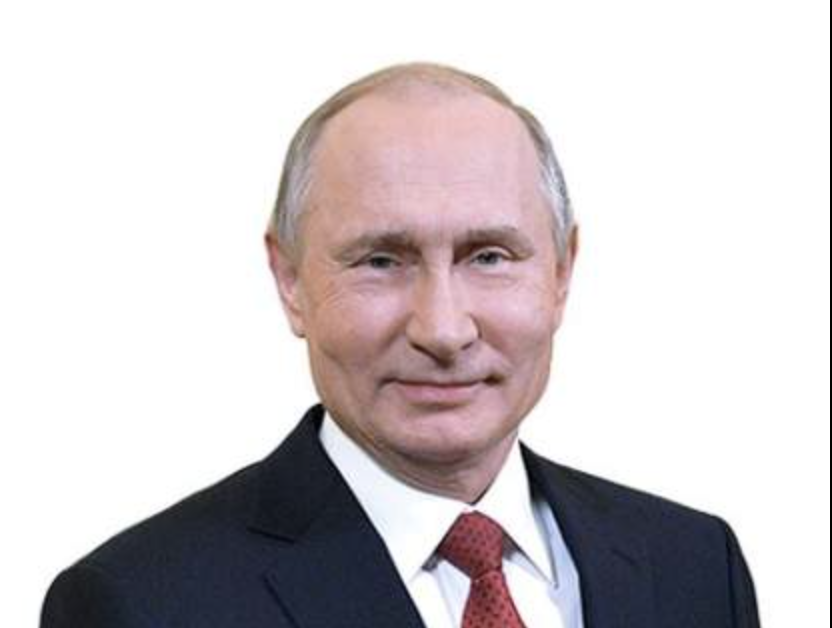
#> input picture resources/source.png, 832 x 628 px
$ python -i effects.py   (imports and definitions only)
#> lines starting #> are read from the running program, lines starting #| are printed output that depends on the picture; after the words box and inside, x2 and y2 are one past the last pixel; in counts of white or black regions, pixels touching at a corner belong together
#> further down, picture is the input picture: shape (628, 832, 3); mean B, G, R 203.4, 201.3, 207.8
import cv2 as cv
import numpy as np
from typing import Tuple, Optional


class EffectType:
    NONE = 'none'
    SHARPEN = 'sharpen'
    CARTOON = 'cartoon'
    VIGNETTE = 'vignette'
    PIXELATE = 'pixelate'
    EDGE_DETECTION = 'edge_detection'
    HUE_SHIFT = 'hue_shift'


# [72 lines left out: functions apply_filter, apply_vignette, apply_pixelate, not called in this run]


def apply_edge_detection(frame: np.ndarray, intensity: float = 1.0) -> np.ndarray:
#> called with intensity = 1
    gray = cv.cvtColor(frame, cv.COLOR_BGR2GRAY)
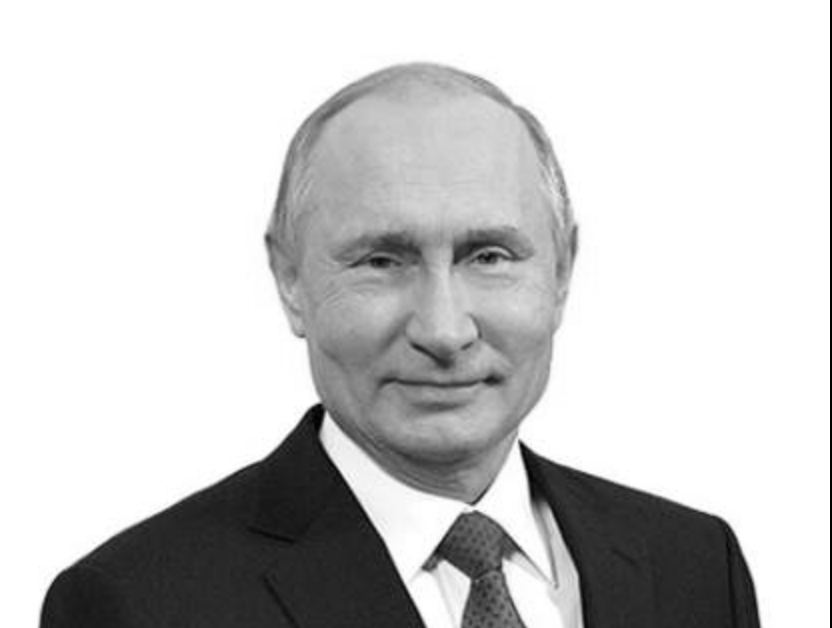
#> gray: shape (628, 832); min 0, max 255, mean 203.5

    sobelx = cv.Sobel(gray, cv.CV_64F, 1, 0, ksize=3)
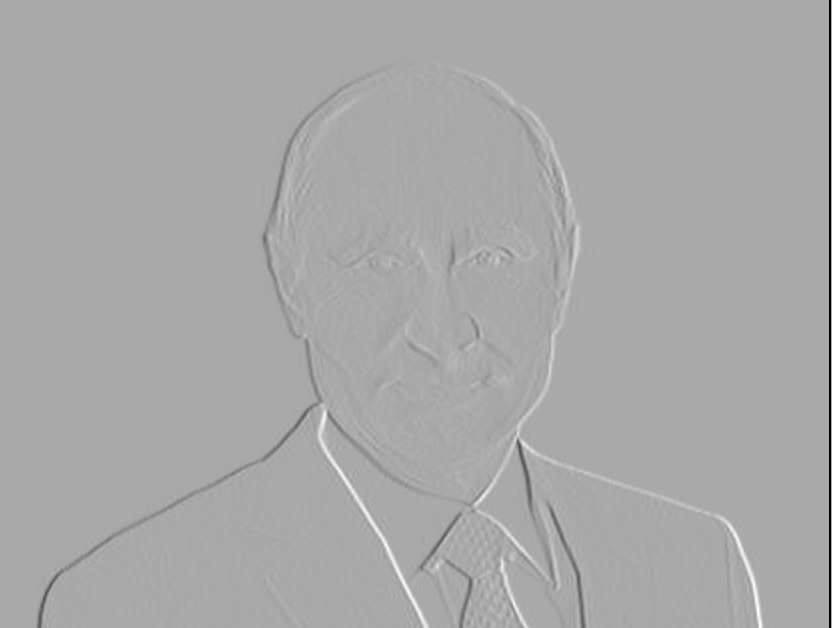
#> sobelx: shape (628, 832) float64; min -1020, max 519, mean -2.5; drawn with min black and max white
    sobely = cv.Sobel(gray, cv.CV_64F, 0, 1, ksize=3)
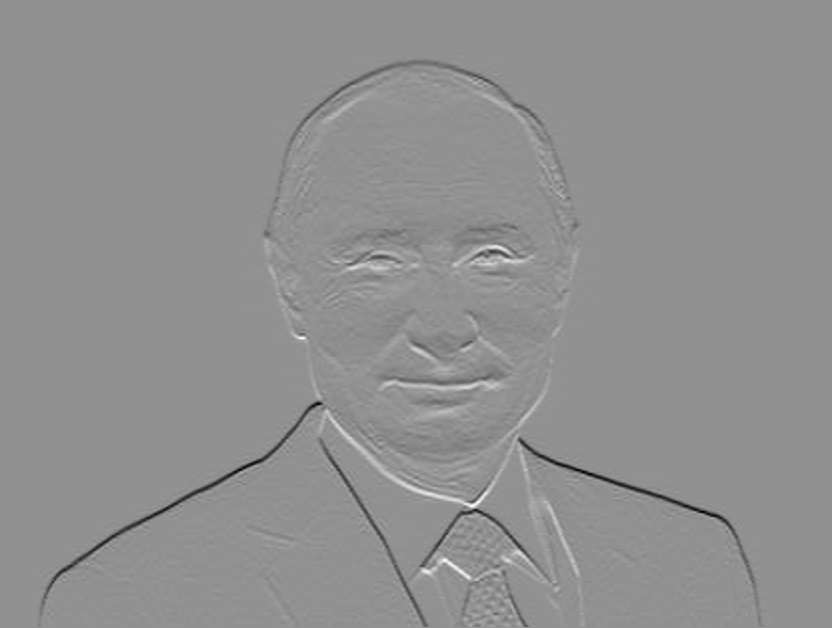
#> sobely: shape (628, 832) float64; min -523, max 393, mean -2.1; drawn with min black and max white

    edges = np.sqrt(sobelx**2 + sobely**2)
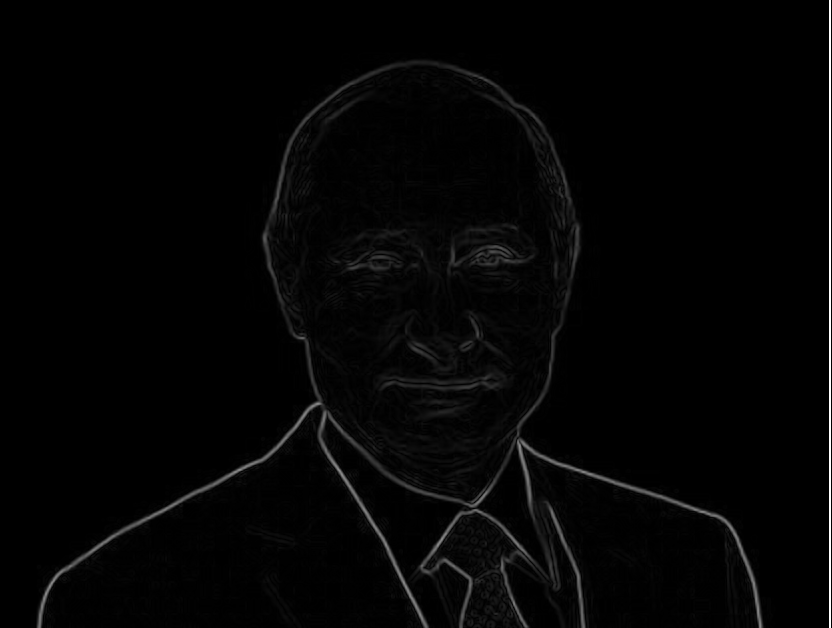
#> edges: shape (628, 832) float64; min 0, max 1020, mean 17.4; drawn with min black and max white
    edges = edges / edges.max()

    edges = np.uint8(edges * 255)

    threshold = int(50 / intensity)
    threshold = max(10, min(150, threshold))

    _, edges = cv.threshold(edges, threshold, 255, cv.THRESH_BINARY)
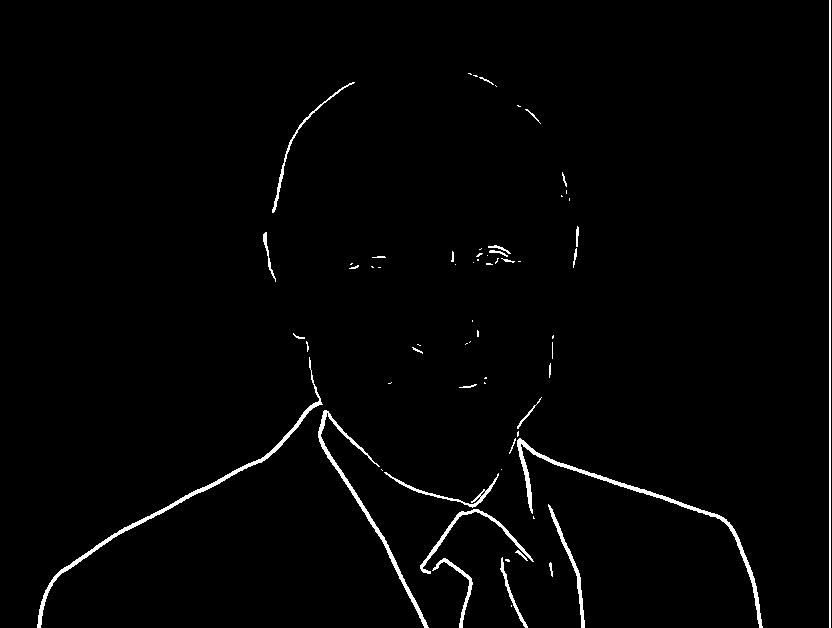
#> edges: shape (628, 832); 1.7% white; 66 white regions (36 under 20 px), largest, box (x1, y1, x2, y2) and area: (517, 438, 763, 628) 1628, (37, 357, 323, 628) 1564, (829, 0, 831, 628) 1256

    edges_colored = cv.cvtColor(edges, cv.COLOR_GRAY2BGR)

    return edges_colored


# [131 lines left out: functions apply_hue_shift, adjust_lighting, color_transfer, blend_with_original, add_overlay, create_face_overlay, not called in this run]

>>> import cv2
>>> picture = cv2.imread('../resources/source.png')
>>> result = apply_edge_detection(picture)
